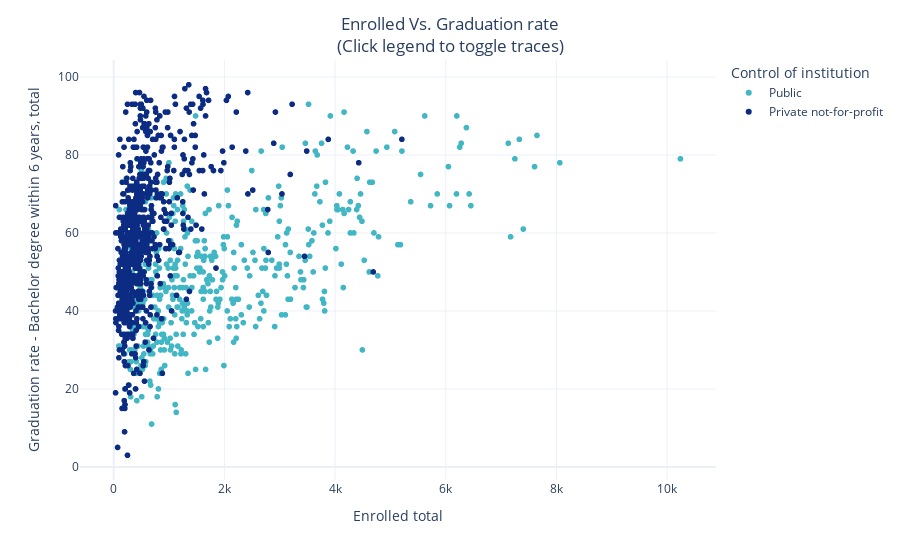

Notebook code for this chart:
### Code cell
# Set up the color map
color_map = {'Private not-for-profit': '#0c2c84', 'Public': '#41b6c4'}

# Create a scatterplot
fig = px.scatter(df,
    x='Enrolled total',
    y='Graduation rate - Bachelor degree within 6 years, total',
    # Set the colors to use your color map
    color='Control of institution',
    color_discrete_map=color_map,
    #size='Enrolled total',
   # trendline="ols"
)


fig.update_layout(# Add title
                 title_text = 'Enrolled Vs. Graduation rate<br>(Click legend to toggle traces)',
                 title_x=0.5)



# Show your work
fig.show()

### Figure 1 — Plotly figure (JSON) as saved in the notebook; plotly's stock layout.template omitted (floating-point values rounded to 4 significant figures; data arrays with more than 128 entries replaced by an {"elided": "..."} marker saying what was removed)
{"data": [{"hovertemplate": "Control of institution=Public<br>Enrolled total=%{x}<br>Graduation rate - Bachelor degree within 6 years, total=%{y}<extra></extra>", "legendgroup": "Public", "marker": {"color": "#41b6c4", "symbol": "circle"}, "mode": "markers", "name": "Public", "showlegend": true, "type": "scattergl", "x": {"elided": "456 int values"}, "xaxis": "x", "y": {"elided": "456 int values"}, "yaxis": "y"}, {"hovertemplate": "Control of institution=Private not-for-profit<br>Enrolled total=%{x}<br>Graduation rate - Bachelor degree within 6 years, total=%{y}<extra></extra>", "legendgroup": "Private not-for-profit", "marker": {"color": "#0c2c84", "symbol": "circle"}, "mode": "markers", "name": "Private not-for-profit", "showlegend": true, "type": "scattergl", "x": {"elided": "737 int values"}, "xaxis": "x", "y": {"elided": "737 int values"}, "yaxis": "y"}], "layout": {"legend": {"title": {"text": "Control of institution"}, "tracegroupgap": 0}, "margin": {"t": 60}, "title": {"text": "Enrolled Vs. Graduation rate<br>(Click legend to toggle traces)", "x": 0.5}, "xaxis": {"anchor": "y", "domain": [0, 1], "title": {"text": "Enrolled total"}}, "yaxis": {"anchor": "x", "domain": [0, 1], "title": {"text": "Graduation rate - Bachelor degree within 6 years, total"}}}}
